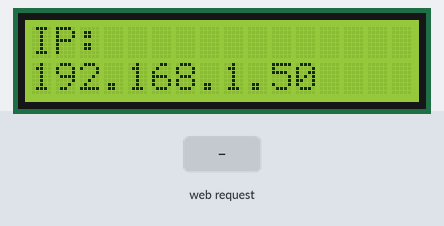
Recording of a sketch running on a simulated ESP8266 (NodeMCU). On the bench: 16×2 character LCD. The inputs (shaded band) are chosen by the test bench. WiFi joins after 1.5 s; servers stay silent unless stated; what the sketch prints to the serial monitor is not drawn.

Above: at 8.3 s.
8.4 s: HTTP request GET /convert?amount=120&from=120&to=120 received
At 8.52 s:
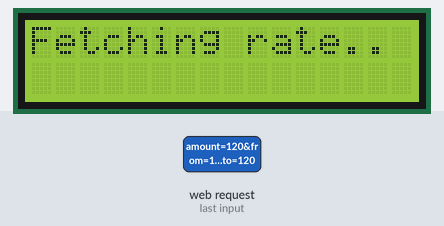
At 9.7 s:
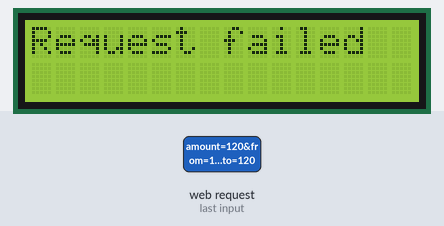
10.1 s: HTTP request GET /convert?amount=1&from=1&to=1 received
At 11.3 s:
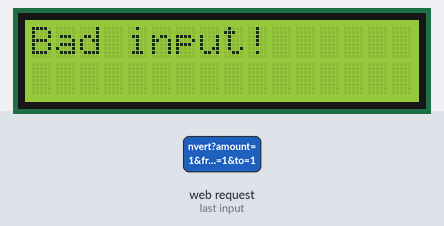
Timing chart, 0 to 13.1 s (numbered marks = the images above; inputs shaded):
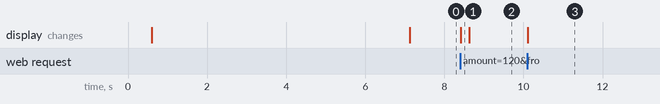

Measured:
- after the input at 8.4 s, the display: changes at once (image 1)
- after the input at 10.1 s, the display: changes at once (image 3)

The sketch:

currency-converter-with-esp8266.ino
```cpp
// ESP8266 Wi-Fi Currency Converter — Web Form Input Version
// Type amount + FROM + TO currency into a webpage hosted by the ESP8266 itself.
// Result shows on the webpage AND on the 16x2 I2C LCD.

/* ============================================================
   SUPPORTED CURRENCIES (open.er-api.com — 157 ISO 4217 codes)
   Use any of these 3-letter codes as FROM or TO in the form.
   ============================================================
   AED - UAE Dirham                   AFN - Afghan Afghani
   ALL - Albanian Lek                 AMD - Armenian Dram
   AOA - Angolan Kwanza               ARS - Argentine Peso
   AUD - Australian Dollar            AWG - Aruban Florin
   BBD - Barbadian Dollar             BDT - Bangladeshi Taka
   BGN - Bulgarian Lev                BHD - Bahraini Dinar
   BIF - Burundian Franc              BMD - Bermudian Dollar
   BND - Brunei Dollar                BOB - Bolivian Boliviano
   BRL - Brazilian Real               BSD - Bahamian Dollar
   BTN - Bhutanese Ngultrum           BWP - Botswana Pula
   BYN - Belarusian Ruble             BZD - Belize Dollar
   CAD - Canadian Dollar              CDF - Congolese Franc
   CHF - Swiss Franc                  CLF - Chilean Unit of Account
   CLP - Chilean Peso                 CNH - Chinese Yuan (offshore)
   CNY - Chinese Yuan                 COP - Colombian Peso
   COU - Colombian Real Value Unit    CRC - Costa Rican Colon
   CUP - Cuban Peso                   CVE - Cape Verdean Escudo
   CZK - Czech Koruna                 DJF - Djiboutian Franc
   DKK - Danish Krone                 DOP - Dominican Peso
   DZD - Algerian Dinar               EGP - Egyptian Pound
   ERN - Eritrean Nakfa               ETB - Ethiopian Birr
   EUR - Euro                         FJD - Fijian Dollar
   FKP - Falkland Islands Pound       GBP - Pound Sterling
   GEL - Georgian Lari                GHS - Ghanaian Cedi
   GIP - Gibraltar Pound              GMD - Gambian Dalasi
   GNF - Guinean Franc                GTQ - Guatemalan Quetzal
   GYD - Guyanese Dollar              HKD - Hong Kong Dollar
   HNL - Honduran Lempira             HTG - Haitian Gourde
   HUF - Hungarian Forint             IDR - Indonesian Rupiah
   ILS - Israeli New Shekel           INR - Indian Rupee
   IQD - Iraqi Dinar                  IRR - Iranian Rial
   ISK - Icelandic Krona              JMD - Jamaican Dollar
   JOD - Jordanian Dinar              JPY - Japanese Yen
   KES - Kenyan Shilling              KGS - Kyrgyzstani Som
   KHR - Cambodian Riel               KMF - Comorian Franc
   KRW - South Korean Won             KWD - Kuwaiti Dinar
   KYD - Cayman Islands Dollar        KZT - Kazakhstani Tenge
   LAK - Lao Kip                      LBP - Lebanese Pound
   LKR - Sri Lankan Rupee             LRD - Liberian Dollar
   LSL - Lesotho Loti                 LYD - Libyan Dinar
   MAD - Moroccan Dirham              MDL - Moldovan Leu
   MGA - Malagasy Ariary              MKD - Macedonian Denar
   MMK - Myanmar Kyat                 MNT - Mongolian Togrog
   MOP - Macanese Pataca              MRU - Mauritanian Ouguiya
   MUR - Mauritian Rupee              MVR - Maldivian Rufiyaa
   MWK - Malawian Kwacha              MXN - Mexican Peso
   MYR - Malaysian Ringgit            MZN - Mozambican Metical
   NAD - Namibian Dollar              NGN - Nigerian Naira
   NIO - Nicaraguan Cordoba           NOK - Norwegian Krone
   NPR - Nepalese Rupee               NZD - New Zealand Dollar
   OMR - Omani Rial                   PAB - Panamanian Balboa
   PEN - Peruvian Sol                 PGK - Papua New Guinean Kina
   PHP - Philippine Peso              PKR - Pakistani Rupee
   PLN - Polish Zloty                 PYG - Paraguayan Guarani
   QAR - Qatari Riyal                 RON - Romanian Leu
   RSD - Serbian Dinar                RUB - Russian Ruble
   RWF - Rwandan Franc                SAR - Saudi Riyal
   SBD - Solomon Islands Dollar       SCR - Seychellois Rupee
   SDG - Sudanese Pound               SDR - Special Drawing Rights
   SEK - Swedish Krona                SGD - Singapore Dollar
   SHP - Saint Helena Pound           SLL - Sierra Leonean Leone
   SOS - Somali Shilling              SRD - Surinamese Dollar
   SSP - South Sudanese Pound         STN - Sao Tome & Principe Dobra
   SVC - Salvadoran Colon             SYP - Syrian Pound
   SZL - Swazi Lilangeni              THB - Thai Baht
   TJS - Tajikistani Somoni           TMT - Turkmenistani Manat
   TND - Tunisian Dinar               TOP - Tongan Pa'anga
   TRY - Turkish Lira                 TTD - Trinidad & Tobago Dollar
   TWD - New Taiwan Dollar            TZS - Tanzanian Shilling
   UAH - Ukrainian Hryvnia            UGX - Ugandan Shilling
   USD - US Dollar                    UYU - Uruguayan Peso
   UZS - Uzbekistani Som              VES - Venezuelan Bolivar
   VND - Vietnamese Dong              VUV - Vanuatu Vatu
   WST - Samoan Tala                  XAF - Central African CFA Franc
   XAU - Gold (troy ounce)            XCD - East Caribbean Dollar
   XCG - Caribbean Guilder            XOF - West African CFA Franc
   XPF - CFP Franc                    YER - Yemeni Rial
   ZAR - South African Rand           ZMW - Zambian Kwacha
   ============================================================ */

#include <ESP8266WiFi.h>
#include <WiFiClientSecure.h>
#include <ESP8266HTTPClient.h>
#include <ESP8266WebServer.h>
#include <ArduinoJson.h>
#include <Wire.h>
#include <LiquidCrystal_I2C.h>

LiquidCrystal_I2C lcd(0x27, 16, 2);   // change to 0x3F if needed
ESP8266WebServer server(80);

const char* ssid = "WiFi Username";
const char* password = "WiFi Password";

String lastResultHTML = "";   // holds the last conversion result to show on page

void setup()
{
  Serial.begin(115200);
  delay(500);

  lcd.init();
  lcd.backlight();
  lcd.setCursor(0, 0);
  lcd.print("Connecting WiFi");
    lcd.clear();
  // Display "Currency Converter"
  lcd.setCursor(4, 0);
  lcd.print("Currency ");
  lcd.setCursor(3, 1);
  lcd.print(" Converter    ");
  delay(5000);  // Wait for 3 seconds

  WiFi.mode(WIFI_STA);
  WiFi.begin(ssid, password);
  Serial.print("Connecting WiFi");

  int attempts = 0;
  while (WiFi.status() != WL_CONNECTED)
  {
    delay(500);
    Serial.print(".");
    attempts++;
    if (attempts > 40)
    {
      Serial.println("\nFailed to connect. Restarting...");
      lcd.clear();
      lcd.print("WiFi Failed");
      delay(2000);
      ESP.restart();
    }
  }

  Serial.println("\nWiFi Connected");
  Serial.print("Open this in your browser: http://");
  Serial.println(WiFi.localIP());

  lcd.clear();
  lcd.setCursor(0, 0);
  lcd.print("IP:");
  lcd.setCursor(0, 1);
  lcd.print(WiFi.localIP().toString());

  // Routes
  server.on("/", HTTP_GET, handleRoot);
  server.on("/convert", HTTP_GET, handleConvert);
  server.begin();
  Serial.println("Web server started.");
}

void loop()
{
  server.handleClient();
}

// ---------------- WEB PAGE ----------------
void handleRoot()
{
  String html = R"rawliteral(
<!DOCTYPE html>
<html>
<head>
  <title>ESP8266 Currency Converter</title>
  <meta name="viewport" content="width=device-width, initial-scale=1">
  <style>
    body { font-family: Arial, sans-serif; background:#f2f2f2; text-align:center; padding-top:40px; }
    .card { background:#fff; max-width:340px; margin:auto; padding:25px; border-radius:12px;
             box-shadow:0 2px 8px rgba(0,0,0,0.15); }
    h2 { color:#333; }
    input { width:90%; padding:10px; margin:8px 0; border-radius:6px; border:1px solid #ccc; font-size:16px; }
    button { background:#2e7d32; color:white; padding:10px 20px; border:none; border-radius:6px;
             font-size:16px; cursor:pointer; margin-top:10px; }
    button:hover { background:#1b5e20; }
    .result { margin-top:20px; font-size:18px; color:#2e7d32; font-weight:bold; }
  </style>
</head>
<body>
  <div class="card">
    <h2>Currency Converter</h2>
    <form action="/convert" method="GET">
      <input type="number" step="any" name="amount" placeholder="Amount e.g. 100" required><br>
      <input type="text" name="from" placeholder="From e.g. USD" maxlength="3" required><br>
      <input type="text" name="to" placeholder="To e.g. INR" maxlength="3" required><br>
      <button type="submit">Convert</button>
    </form>
    <div class="result">RESULT_PLACEHOLDER</div>
  </div>
</body>
</html>
)rawliteral";

  html.replace("RESULT_PLACEHOLDER", lastResultHTML);
  server.send(200, "text/html", html);
}

// ---------------- HANDLE FORM SUBMIT ----------------
void handleConvert()
{
  if (!server.hasArg("amount") || !server.hasArg("from") || !server.hasArg("to"))
  {
    lastResultHTML = "Missing input.";
    server.sendHeader("Location", "/");
    server.send(303);
    return;
  }

  float amount = server.arg("amount").toFloat();
  String from = server.arg("from");
  String to = server.arg("to");

  from.trim(); from.toUpperCase();
  to.trim();   to.toUpperCase();

  if (amount <= 0 || from.length() != 3 || to.length() != 3)
  {
    lastResultHTML = "Invalid input. Use 3-letter codes.";
    lcdMessage("Bad input!");
  }
  else
  {
    lcdMessage("Fetching rate..");
    lastResultHTML = convertCurrency(amount, from, to);
  }

  // Redirect back to home page so refresh doesn't resubmit the form
  server.sendHeader("Location", "/");
  server.send(303);
}

// ---------------- CONVERSION LOGIC ----------------
String convertCurrency(float amount, String from, String to)
{
  WiFiClientSecure client;
  client.setInsecure();
  HTTPClient http;

  String url = "https://open.er-api.com/v6/latest/" + from;
  http.begin(client, url);
  int code = http.GET();

  if (code <= 0)
  {
    http.end();
    lcdMessage("Request failed");
    return "Request failed. Code: " + String(code);
  }

  String payload = http.getString();
  http.end();

  DynamicJsonDocument doc(20000);
  DeserializationError err = deserializeJson(doc, payload);

  if (err)
  {
    lcdMessage("Parse error");
    return "JSON parse error.";
  }

  const char* result = doc["result"];
  if (!result || String(result) != "success")
  {
    lcdMessage("Bad FROM code");
    return "Invalid FROM currency: " + from;
  }

  if (!doc["rates"][to])
  {
    lcdMessage("Bad TO code");
    return "Invalid TO currency: " + to;
  }

  float rate = doc["rates"][to];
  float converted = amount * rate;

  // Update LCD
  lcd.clear();
  lcd.setCursor(0, 0);
  lcd.print(String(amount, 0) + " " + from + "=");
  lcd.setCursor(0, 1);
  lcd.print(String(converted, 2) + " " + to);

  Serial.println(String(amount) + " " + from + " = " + String(converted, 2) + " " + to);

  // Build result string for the webpage
  String resultText = String(amount, 2) + " " + from + " = " + String(converted, 2) + " " + to +
                       " (Rate: 1 " + from + " = " + String(rate, 4) + " " + to + ")";
  return resultText;
}

void lcdMessage(String msg)
{
  lcd.clear();
  lcd.setCursor(0, 0);
  lcd.print(msg.substring(0, 16));
}
```
